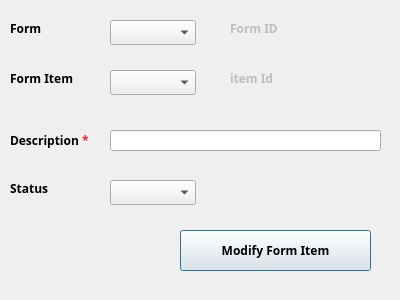
<?xml version="1.0" encoding="UTF-8"?>
<ui version="4.0">
 <class>Dialog</class>
 <widget class="QDialog" name="Dialog">
  <property name="geometry">
   <rect>
    <x>0</x>
    <y>0</y>
    <width>400</width>
    <height>300</height>
   </rect>
  </property>
  <property name="minimumSize">
   <size>
    <width>400</width>
    <height>300</height>
   </size>
  </property>
  <property name="maximumSize">
   <size>
    <width>400</width>
    <height>300</height>
   </size>
  </property>
  <property name="windowTitle">
   <string>Dialog</string>
  </property>
  <widget class="QComboBox" name="CMB_formItemStatus">
   <property name="geometry">
    <rect>
     <x>110</x>
     <y>180</y>
     <width>86</width>
     <height>25</height>
    </rect>
   </property>
   <property name="font">
    <font>
     <family>29LT Bukra Regular</family>
     <pointsize>9</pointsize>
     <weight>75</weight>
     <bold>true</bold>
    </font>
   </property>
  </widget>
  <widget class="QPushButton" name="BTN_modifyFormItem">
   <property name="geometry">
    <rect>
     <x>180</x>
     <y>230</y>
     <width>191</width>
     <height>41</height>
    </rect>
   </property>
   <property name="font">
    <font>
     <family>29LT Bukra Regular</family>
     <pointsize>9</pointsize>
     <weight>75</weight>
     <bold>true</bold>
    </font>
   </property>
   <property name="text">
    <string>Modify Form Item</string>
   </property>
  </widget>
  <widget class="QComboBox" name="CMB_formName">
   <property name="enabled">
    <bool>true</bool>
   </property>
   <property name="geometry">
    <rect>
     <x>110</x>
     <y>20</y>
     <width>86</width>
     <height>25</height>
    </rect>
   </property>
   <property name="font">
    <font>
     <family>29LT Bukra Regular</family>
     <pointsize>9</pointsize>
     <weight>75</weight>
     <bold>true</bold>
    </font>
   </property>
  </widget>
  <widget class="QLabel" name="label_2">
   <property name="geometry">
    <rect>
     <x>10</x>
     <y>20</y>
     <width>67</width>
     <height>17</height>
    </rect>
   </property>
   <property name="font">
    <font>
     <family>29LT Bukra Regular</family>
     <pointsize>9</pointsize>
     <weight>75</weight>
     <bold>true</bold>
    </font>
   </property>
   <property name="text">
    <string>Form</string>
   </property>
  </widget>
  <widget class="QLabel" name="label_3">
   <property name="geometry">
    <rect>
     <x>10</x>
     <y>180</y>
     <width>67</width>
     <height>17</height>
    </rect>
   </property>
   <property name="font">
    <font>
     <family>29LT Bukra Regular</family>
     <pointsize>9</pointsize>
     <weight>75</weight>
     <bold>true</bold>
    </font>
   </property>
   <property name="text">
    <string>Status</string>
   </property>
  </widget>
  <widget class="QLabel" name="LB_formID">
   <property name="enabled">
    <bool>false</bool>
   </property>
   <property name="geometry">
    <rect>
     <x>230</x>
     <y>20</y>
     <width>141</width>
     <height>17</height>
    </rect>
   </property>
   <property name="font">
    <font>
     <family>29LT Bukra Regular</family>
     <pointsize>9</pointsize>
     <weight>75</weight>
     <bold>true</bold>
    </font>
   </property>
   <property name="frameShape">
    <enum>QFrame::NoFrame</enum>
   </property>
   <property name="text">
    <string>Form ID</string>
   </property>
  </widget>
  <widget class="QLineEdit" name="LE_desc">
   <property name="geometry">
    <rect>
     <x>110</x>
     <y>130</y>
     <width>271</width>
     <height>21</height>
    </rect>
   </property>
   <property name="font">
    <font>
     <family>29LT Bukra Regular</family>
     <pointsize>9</pointsize>
     <weight>75</weight>
     <bold>true</bold>
    </font>
   </property>
  </widget>
  <widget class="QLabel" name="LB_formItemID">
   <property name="enabled">
    <bool>false</bool>
   </property>
   <property name="geometry">
    <rect>
     <x>230</x>
     <y>70</y>
     <width>141</width>
     <height>17</height>
    </rect>
   </property>
   <property name="font">
    <font>
     <family>29LT Bukra Regular</family>
     <pointsize>9</pointsize>
     <weight>75</weight>
     <bold>true</bold>
    </font>
   </property>
   <property name="frameShape">
    <enum>QFrame::NoFrame</enum>
   </property>
   <property name="text">
    <string>item Id</string>
   </property>
  </widget>
  <widget class="QLabel" name="label_5">
   <property name="geometry">
    <rect>
     <x>10</x>
     <y>70</y>
     <width>71</width>
     <height>17</height>
    </rect>
   </property>
   <property name="font">
    <font>
     <family>29LT Bukra Regular</family>
     <pointsize>9</pointsize>
     <weight>75</weight>
     <bold>true</bold>
    </font>
   </property>
   <property name="text">
    <string>Form Item</string>
   </property>
  </widget>
  <widget class="QComboBox" name="CMB_formItemName">
   <property name="geometry">
    <rect>
     <x>110</x>
     <y>70</y>
     <width>86</width>
     <height>25</height>
    </rect>
   </property>
   <property name="font">
    <font>
     <family>29LT Bukra Regular</family>
     <pointsize>9</pointsize>
     <weight>75</weight>
     <bold>true</bold>
    </font>
   </property>
  </widget>
  <widget class="QLabel" name="label_4">
   <property name="geometry">
    <rect>
     <x>10</x>
     <y>130</y>
     <width>101</width>
     <height>21</height>
    </rect>
   </property>
   <property name="font">
    <font>
     <family>29LT Bukra Regular</family>
     <pointsize>9</pointsize>
     <weight>75</weight>
     <bold>true</bold>
    </font>
   </property>
   <property name="text">
    <string>&lt;html&gt;&lt;head/&gt;&lt;body&gt;&lt;p&gt;Description &lt;span style=&quot; color:#ef2929;&quot;&gt;*&lt;/span&gt;&lt;/p&gt;&lt;/body&gt;&lt;/html&gt;</string>
   </property>
  </widget>
 </widget>
 <resources/>
 <connections/>
</ui>
